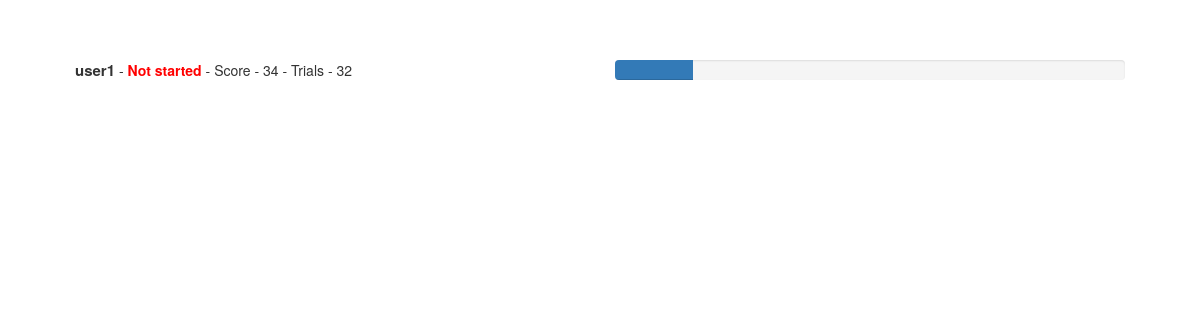
/realtime, run on an earlier commit of the app's database.
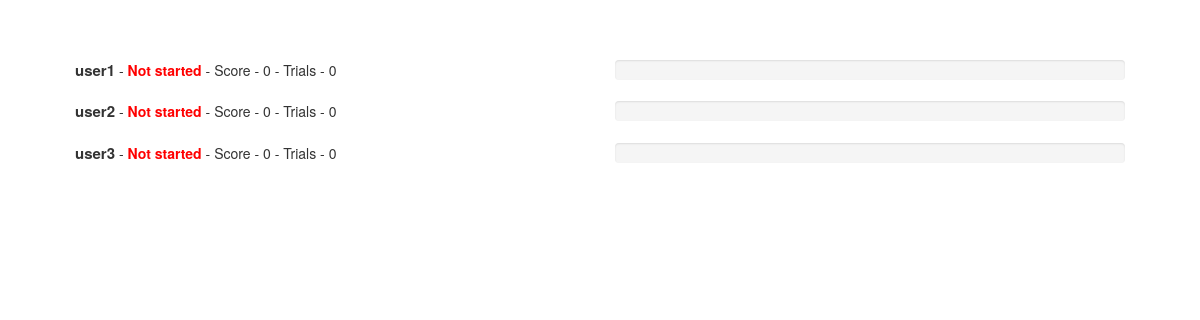
And on a later commit of the database.
### app/models/users.py (models this page shows, shortened)
class User(UserMixin, db.Model):
    __tablename__ = 'users'
    id = db.Column(db.Integer, primary_key=True)
    email = db.Column(db.String(64), unique=True, index=True)
    username = db.Column(db.String(64), unique=True, index=True)
    password_hash = db.Column(db.String(128))
    confirmed = db.Column(db.Boolean, default=True)
    avatar_hash = db.Column(db.String(32))
    member_since = db.Column(db.DateTime, default=datetime.utcnow)
    total_reps = db.Column(db.Integer, default=0)
    last_index = db.Column(db.Integer, default=0)
    score = db.Column(db.Integer, default=0)
    if DESIGN == 2:
        x = [str(randint(1,2)), '3']
    else:
        x = [str(i) for i in list(range(1,4))]
    shuffle(x)
    x = ['3','2']
    x = ','.join(x)
    scheduler_order = db.Column(db.String, default=x)
    set_num = db.Column(db.Integer, default=1)
    feedback_1 = db.Column(db.Text, default='')
    feedback_2 = db.Column(db.Text, default='')
    feedback_3 = db.Column(db.Text, default='')
    sequential_cycle = db.Column(db.Integer, default=1)
    started = db.Column(db.Integer, default=0)
    last_time = db.Column(db.Integer)
    collections = db.relationship('FlashcardCollection', backref='user', lazy='dynamic')
    @property
    def password(self):
        raise AttributeError('Password is not a readable Attribute')

### app/main/views.py (the view)
@main.route('/realtime')
def realtime():
    sqlite_file = 'data-dev.sqlite'
    user_ids = []
    values = []
    conn = sqlite3.connect(sqlite_file)
    c = conn.cursor()
    for row in c.execute("SELECT rowid, * FROM users"):
        user_ids.append(row[3])
        values.append(str(row[-2]) + ',' + str(row[-9]) + ',' + str(row[-11]))
    ls = dict(zip(user_ids, values))
    return render_template('realtime.html', ls=ls)

### app/auth/views.py (called while the page is built)
@auth.before_app_request
def before_request():
    if current_user.is_authenticated:
        if not current_user.confirmed \
                and request.endpoint \
                and request.endpoint[:5] != 'auth.' \
                and request.endpoint != 'static':
            return redirect(url_for('auth.unconfirmed'))

### app/main/views.py (called while the page is built)
@main.after_app_request
def after_request(response):
    for query in get_debug_queries():
        if query.duration >= current_app.config['FLASHCARD_SLOW_DB_QUERY_TIME']:
            current_app.logger.warning(
                'Slow query: %s\nParameters: %s\nDuration: %fs\nContext: %s\n' %
                (query.statement, query.parameters, query.duration, query.context))
    return response

### app/templates/realtime.html (shortened to what this page needs)
{% extends "base2.html" %}
{% block page_content %}
        {% for key in ls.keys() %}
            <div class="row">
              <div class="col-sm-6">
                <b style="font-size: 15px">{{key}}</b>{% if ls[key].split(',')[0] == '0' %} - <b class="red">Not started</b>{% else %} - <b class="green">Started</b>{% endif %} - Score - {{ls[key].split(',')[1]}} - Trials - {{ls[key].split(',')[2]}}
              </div>
              <div class="col-sm-6">
                <div class="progress" style="margin-bottom:0">
                  <div class="progress-bar"role="progressbar" aria-valuenow="{{(ls[key].split(',')[2]|int/210)*100}}" aria-valuemin="0" aria-valuemax="100" style="width:{{(ls[key].split(',')[2]|int/210)*100}}%"></div>
                </div>
              </div>
            </div>
          <br/>
        {% endfor %}
{% endblock %}

### app/templates/base2.html (shortened to what this page needs)
{% extends "bootstrap/base.html" %}
{% block head %}
    {{ super() }}
    <link rel="stylesheet" type="text/css" href="{{ url_for('static', filename='css/style.css') }}">
{% endblock %}
{% block  content %}
    <div class="container" style="padding: 5% !important">
        {% block page_content %}{% endblock %}
    </div>
{% endblock %}

### app/static/css/style.css (style rules this page uses)
.red { color: red; }
.container { padding: 10px !important }

What changed in the data, as far as the page shows it:
changed User "user1": username "34" → "0"; username "32" → "0"
added User: username "user2", shows "Not started", username "0"
added User: username "user3", shows "Not started", username "0"
